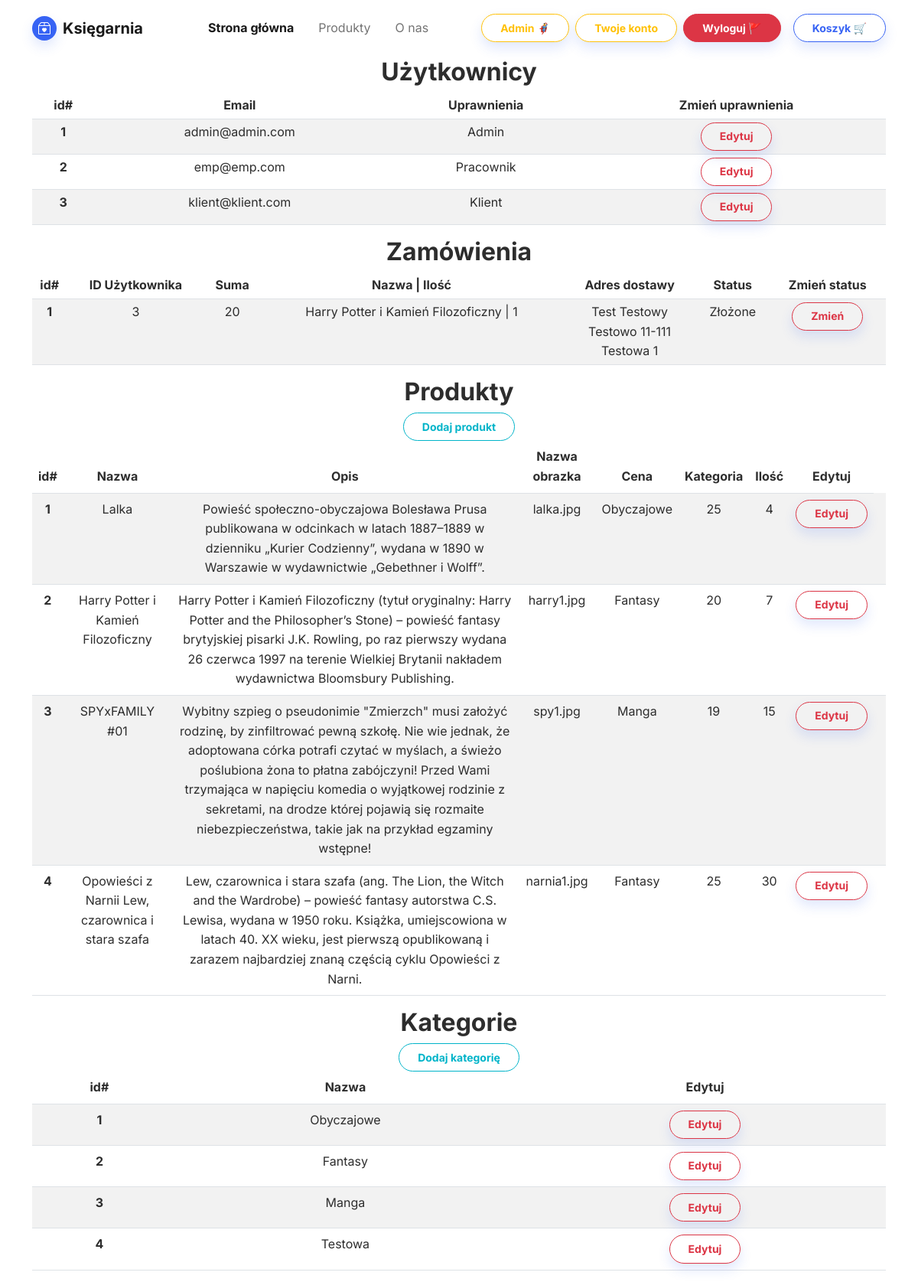
The page /admin_page.php (signed in) on the database its author committed.
### tables this page shows
CREATE TABLE `users` (
  `id` int(11) NOT NULL,
  `email` varchar(70) NOT NULL,
  `password` text NOT NULL,
  `permissions` int(11) NOT NULL DEFAULT 0
);

CREATE TABLE `orders` (
  `id` int(11) NOT NULL,
  `idUser` int(11) NOT NULL,
  `total` int(11) NOT NULL,
  `orderDate` date NOT NULL,
  `status` varchar(11) NOT NULL,
  `name` varchar(30) NOT NULL,
  `surname` varchar(30) NOT NULL,
  `city` varchar(100) NOT NULL,
  `street` varchar(100) NOT NULL,
  `post` varchar(10) NOT NULL,
  `email` varchar(50) NOT NULL,
  `phone` varchar(12) NOT NULL,
  `payment` varchar(30) NOT NULL
);

CREATE TABLE `orderdetail` (
  `id` int(11) NOT NULL,
  `idOrder` int(11) NOT NULL,
  `idProduct` int(11) NOT NULL,
  `quantity` int(11) NOT NULL
);

CREATE TABLE `products` (
  `id` int(11) NOT NULL,
  `name` varchar(250) NOT NULL,
  `description` varchar(1000) NOT NULL,
  `img` varchar(100) NOT NULL,
  `price` int(11) NOT NULL,
  `quantity` int(11) NOT NULL,
  `categoryId` int(11) NOT NULL
);

CREATE TABLE `categories` (
  `id` int(11) NOT NULL,
  `name` varchar(255) NOT NULL
);

### admin_page.php (the view, shortened to what this page needs)
<!DOCTYPE html>
<html lang="en">
<head>
    <link rel="stylesheet" href="assets/bootstrap/css/bootstrap.min.css">
</head>
<body>
    <?php require_once 'navbar.php'; ?>
    <div class="container text-center">
        <div class="row">
        <div class="col col-md-12">
                <h2><b>Użytkownicy</b></h2>
                <table class="table table-striped table-hover table-sm">
                    <thead>
                        <tr>
                            <th scope="col">id#</th>
                            <th scope="col">Email</th>
                            <th scope="col">Uprawnienia</th>
                            <th scope="col">Zmień uprawnienia</th>
                        </tr>
                    </thead>
                    <tbody>
                        <?php
                        require_once "database_connect.php";
                        function getUsers($connection)
                        {
                            $products = array();
                            $sql = "SELECT * FROM users";
                            $result = $connection->query($sql);
                            if ($result->num_rows > 0) {
                                while ($row = $result->fetch_assoc()) {
                                    $products[] = $row;
                                }
                            }
                            return $products;
                        }
                        foreach (getUsers($connection) as $user) {
                            $permissions = ($user['permissions'] == 1) ? 'Admin' : (($user['permissions'] == 2) ? 'Pracownik' : 'Klient');
                            echo
                            '<tr>
                                    <th scope="row">' . $user['id'] . '</th>
                                    <td>' . $user['email'] . '</td>
                                    <td>' . $permissions . '</td>
                                    <td><a class="btn btn-outline-danger shadow btn-sm" role="button" href="edit_user.php?id=' . $user['id'] . '">Edytuj</a></td>
                                </tr>';
                        }
                        ?>
                    </tbody>
                </table>
            </div>
            <div class="col col-md-12">
            <h2><b>Zamówienia</b></h2>
                <table class="table table-striped table-hover table-sm">
                    <thead>
                        <tr>
                            <th scope="col">id#</th>
                            <th scope="col">ID Użytkownika</th>
                            <th scope="col">Suma</th>
                            <th scope="col">Nazwa | Ilość</th>
                            <th scope="col">Adres dostawy
                            <th scope="col">Status</th>
                            <th scope="col">Zmień status</th>
                        </tr>
                    </thead>
                    <tbody>
                        <?php
                        require_once "database_connect.php";
                        function getOrders($connection)
                        {
                            $orders = array();
                            $sql = "SELECT * FROM orders";
                            $result = $connection->query($sql);
                            if ($result->num_rows > 0) {
                                while ($row = $result->fetch_assoc()) {
                                    $orders[] = $row;
                                }
                            }
                            return $orders;
                        }
                        function getOrdersDetail($connection)
                        {
                            $ordersD = array();
                            $sql = "SELECT products.name AS productName, orderdetail.quantity AS quantity, orderdetail.idOrder
                            FROM `products`, `orderdetail`
                            WHERE products.id=orderdetail.idProduct";
                            $result = $connection->query($sql);
                            if ($result->num_rows > 0) {
                                while ($row = $result->fetch_assoc()) {
                                    $ordersD[] = $row;
                                }
                            }
                            return $ordersD;
                        }
                        foreach (getOrders($connection) as $order) {
                            echo '
                            <tr>
                                <th scope="row">' . $order['id'] . '</th>
                                <td>' . $order['idUser'] . '</td>
                                <td>' . $order['total'] . '</td>
                                <td>';
                            foreach (getOrdersDetail($connection) as $orderD) {
                                if ($order['id'] == $orderD['idOrder']) {
                                    echo '
                                    <p>' . $orderD['productName'] . ' | ' . $orderD['quantity'] . '</p>';
                                }
                            }
                            echo '
                                </td>
                                <td>' . $order['name'] .' '. $order['surname'] . '<br>' . $order['city'] . ' ' . $order['post'] . '<br>' . $order['street'] .' </td>
                                <td>' . $order['status'] . '</td>
                                <td><a class="btn btn-outline-danger shadow btn-sm" role="button" href="change_status_script.php?id=' . $order['id'] . '">Zmień</a></td>
                            </tr>';
                        }
                        ?>
                    </tbody>
                </table>
            </div>
            <div class="col col-md-12">
            <h2><b>Produkty</b></h2>
                <table class="table table-striped table-hover">
                    <thead>
                        <tr>
                            <th scope="col">id#</th>
                            <th scope="col">Nazwa</th>
                            <th scope="col">Opis</th>
                            <th scope="col">Nazwa obrazka</th>
                            <th scope="col">Cena</th>
                            <th scope="col">Kategoria</th>
                            <th scope="col">Ilość</th>
                            <th scope="col">Edytuj</th>
                        </tr>
                    </thead>
                    <tbody>
                    <?php
                        require_once "database_connect.php";
                        function getProducts($connection)
                        {
                            $products = array();
                            $sql = "SELECT products.id, products.name, products.description, products.price, products.img, products.quantity, categories.name as categories
                            FROM products, categories
                            WHERE products.categoryId= categories.id
                            ORDER BY products.id;";
                            $result = $connection->query($sql);
                            if ($result->num_rows > 0) {
                                while ($row = $result->fetch_assoc()) {
                                    $products[] = $row;
                                }
                            }
                            return $products;
                        }
                        foreach (getProducts($connection) as $product) {
                            echo
                            '<tr>
                                <th scope="row">' . $product['id'] . '</th>
                                    <td>' . $product['name'] . '</td>
                                    <td>' . $product['description'] . '</td>
                                    <td>' . $product['img'] . '</td>
                                    <td>' . $product['categories'] . '</td>
                                    <td>' . $product['price'] . '</td>
                                    <td>' . $product['quantity'] . '</td>
                                    <td><a class="btn btn-outline-danger shadow btn-sm" role="button" href="edit_product.php?id=' . $product['id'] . '">Edytuj</a><td>
                                </tr>';
                        }
                        ?>
                        <tr><a class="btn btn-outline-info btn-sm" href="add_product.php">Dodaj produkt</a></tr>
                    </tbody>
                </table>
            </div>
            <div class="col col-md-12">
            <h2><b>Kategorie</b></h2>
                <table class="table table-striped table-hover">
                    <thead>
                        <tr>
                            <th scope="col">id#</th>
                            <th scope="col">Nazwa</th>
                            <th scope="col">Edytuj</th>
                        </tr>
                    </thead>
                    <tbody>
                        <?php
                        require_once "database_connect.php";
                        function getCategories($connection){
                            $sql= "SELECT * FROM categories";
                            $result = $connection->query($sql);
                            if ($result->num_rows > 0) {
                                while ($row = $result->fetch_assoc()) {
                                    $categories[] = $row;
                                }
                            }
                            return $categories;
                        }
                        foreach (getCategories($connection) as $category) {
                            echo
                            '<tr>
                                <th scope="row">' . $category['id'] . '</th>
                                    <td>' . $category['name'] . '</td>
                                    <td><a class="btn btn-outline-danger shadow btn-sm" role="button" href="edit_category.php?id=' . $category['id'] . '">Edytuj</a></td>
                                </tr>';
                        }
                        ?>
                        <tr><a class="btn btn-outline-info btn-sm" href="add_category.php">Dodaj kategorię</a></tr>
                    </tbody>
                </table>
            </div>
        </div>
    </div>
</body>
</html>

### rows shown on the page
users: id "1", email "admin@admin.com", permissions "Admin"
users: id "2", email "emp@emp.com", permissions "Pracownik"
users: id "3", email "klient@klient.com", permissions "Klient"
orders: id "1", idUser "3", total "20", name "Test", surname "Testowy", city "Testowo", post "11-111", street "Testowa 1", status "Złożone"
orderdetail: idProduct.name "Harry Potter i Kamień Filozoficzny", quantity "1"
products: id "1", name "Lalka", description "Powieść społeczno-obyczajowa Bolesława Prusa publikowana w odcinkach w latach 1887–1889 w dzienniku „Kurier Codzienny”, wydana w 1890 w Warszawie w wydawnictwie „Gebethner i Wolff”.", img "lalka.jpg", categoryId.name "Obyczajowe", price "25", quantity "4"
products: id "2", name "Harry Potter i Kamień Filozoficzny", description "Harry Potter i Kamień Filozoficzny (tytuł oryginalny: Harry Potter and the Philosopher’s Stone) – powieść fantasy brytyjskiej pisarki J.K. Rowling, po raz pierwszy wydana 26 czerwca 1997 na terenie Wielkiej Brytanii nakładem wydawnictwa Bloomsbury Publishing.", img "harry1.jpg", categoryId.name "Fantasy", price "20", quantity "7"
products: id "3", name "SPYxFAMILY #01", description "Wybitny szpieg o pseudonimie \"Zmierzch\" musi założyć rodzinę, by zinfiltrować pewną szkołę. Nie wie jednak, że adoptowana córka potrafi czytać w myślach, a świeżo poślubiona żona to płatna zabójczyni! Przed Wami trzymająca w napięciu komedia o wyjątkowej rodzinie z sekretami, na drodze której pojawią się rozmaite niebezpieczeństwa, takie jak na przykład egzaminy wstępne!", img "spy1.jpg", categoryId.name "Manga", price "19", quantity "15"
products: id "4", name "Opowieści z Narnii Lew, czarownica i stara szafa", description "Lew, czarownica i stara szafa (ang. The Lion, the Witch and the Wardrobe) – powieść fantasy autorstwa C.S. Lewisa, wydana w 1950 roku. Książka, umiejscowiona w latach 40. XX wieku, jest pierwszą opublikowaną i zarazem najbardziej znaną częścią cyklu Opowieści z Narni.", img "narnia1.jpg", categoryId.name "Fantasy", price "25", quantity "30"
categories: id "1", name "Obyczajowe"
categories: id "2", name "Fantasy"
categories: id "3", name "Manga"
categories: id "4", name "Testowa"
